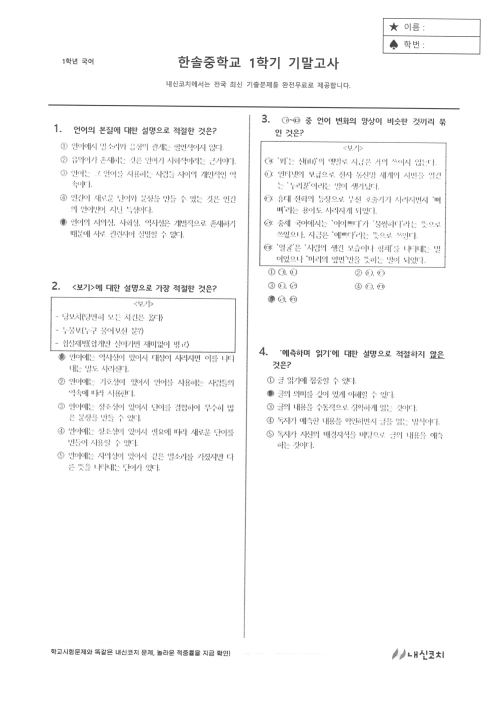
#> input picture result/0.jpg, 1000 x 1414 px (shown at 1/2 size); its folder holds 4 pictures in this run
$ python marking3.py
#> lines starting #> are read from the running program, lines starting #| are printed output that depends on the picture; after the words box and inside, x2 and y2 are one past the last pixel; in counts of white or black regions, pixels touching at a corner belong together; pictures that were not available may be replaced by others from this repository, and a replacement may not be noted
import os
import cv2
import numpy as np
from matplotlib import pyplot as plt
import random
import math
X_SIZE = 2180
#두점 사이거리(정수반환)
def distance(pt1,pt2):
    res = math.sqrt(math.pow(pt1[0] - pt2[0],2)+math.pow(pt1[1] - pt2[1],2))
    return int(round(res))
#시험지 구분
def compare_image(image1, image2):
    downscaleTo = 200

    qimg = cv2.resize(image1, dsize=(downscaleTo, int(image1.shape[0] * (downscaleTo/image1.shape[1]))), interpolation=cv2.INTER_AREA)
    timg = cv2.resize(image2, dsize=(downscaleTo, int(image2.shape[0] * (downscaleTo/image2.shape[1]))), interpolation=cv2.INTER_AREA)

    res2 = None

    sift = cv2.xfeatures2d.SIFT_create()

    kp1, des1 = sift.detectAndCompute(qimg,None)
    kp2, des2 = sift.detectAndCompute(timg,None)

    # 초깃값으로 파라미터 지정
    bf = cv2.BFMatcher()
    matches = bf.knnMatch(des1,des2,k=2)

    # ratio test 적용
    good = []

    for m,n in matches:
        if m.distance < 0.75*n.distance:
            good.append([m])

    sim_ration = len(good)/len(des1)
    return sim_ration


#마킹 위치 좌표 반환 ex)[(204, 849), (210, 1684), (1157, 1725), (1552, 1237)]
def markingLoc(testImage,name=None):
    loc = [0,0]
    testImage = cv2.blur(testImage,(3,2))
    ret, testImage = cv2.threshold(testImage, 250, 255, cv2.THRESH_BINARY_INV)
    counter = 0
    for mark in mark_templates:
        #매치 템플릿
        result1 = cv2.matchTemplate(testImage, mark, cv2.TM_CCOEFF_NORMED)
        #임계값 설정
        loc_tmp = np.where(result1 >= 0.9)
        if counter == 0:
            loc[0] = np.concatenate((loc_tmp[0],loc_tmp[0]),0)
            loc[1] = np.concatenate((loc_tmp[1],loc_tmp[1]),0)
        else:
            loc[0] = np.concatenate((loc[0],loc_tmp[0]),0)
            loc[1] = np.concatenate((loc[1],loc_tmp[1]),0)
        counter += 1

    #중복 좌표 제거
    mask = np.zeros(testImage.shape[:2], np.uint8)
    w = 50
    h = 50
    locs = []

    for pt in zip(*loc[::-1]):
        if mask[pt[1] + int(round(h/2)), pt[0] + int(round(w/2))] != 255:
            mask[pt[1]:pt[1]+h, pt[0]:pt[0]+w] = 255
            locs.append(pt)

    #매칭된 좌표값에 사각형 그리기 및 겹치는 좌표 제거하여 결과 저장
    locs.sort(key=lambda x:(x[1], x[0]))

    for pt in locs:
        cv2.rectangle(testImage,pt, (pt[0]+w, pt[1]+h), (255, 255, 255), 2)

    cv2.imwrite(f"./result/{name}.jpg",testImage)

    #좌표값 정렬 x오름 이후 y오름
    print(len(locs))
    return locs

#load test files
mark_template_path = './시험지/SampleData/mark_template'
original_path = './시험지/SampleData/MCQ/T2/Answer'
answer_path = './시험지/SampleData/MCQ/T2/Answer'
scanned_path = './시험지/SampleData/MCQ/T2/Scanned'

mark_templates = []
for f in os.listdir(mark_template_path):
    if 'jpg' in f or 'png' in f or 'bmp' in f :
        img_array = np.fromfile(mark_template_path+'\\'+f, np.uint8)
        temp = cv2.imdecode(img_array,cv2.IMREAD_GRAYSCALE)
#> temp is the input picture: shape (1414, 1000); min 51, max 255, mean 249.5
        #ret, temp = cv2.threshold(temp, 245, 255, cv2.THRESH_BINARY)
        #temp = cv2.resize(temp, dsize=(30,30), interpolation=cv2.INTER_AREA)
        mark_templates.append(temp)

original_pages = []

for f in os.listdir(original_path):
    if 'jpg' in f or 'png' in f or 'bmp' in f :
        img_array = np.fromfile(original_path+'\\'+f, np.uint8)
        temp = cv2.imdecode(img_array,cv2.IMREAD_GRAYSCALE)
        #x=2180 으로 사이즈 조절
        temp = cv2.resize(temp, dsize=(X_SIZE, int(temp.shape[0] * (X_SIZE/temp.shape[1]))), interpolation=cv2.INTER_AREA)
#> temp: shape (3082, 2180)
        original_pages.append(temp)


answer_pages = []

for f in os.listdir(answer_path):
    if 'jpg' in f or 'png' in f or 'bmp' in f :
        img_array = np.fromfile(answer_path+'\\'+f, np.uint8)
        temp = cv2.imdecode(img_array,cv2.IMREAD_GRAYSCALE)
        #x=2180 으로 사이즈 조절
        temp = cv2.resize(temp, dsize=(X_SIZE, int(temp.shape[0] * (X_SIZE/temp.shape[1]))), interpolation=cv2.INTER_AREA)
        answer_pages.append(temp)


scanned_pages = []

for f in os.listdir(scanned_path):
    if 'jpg' in f or 'png' in f or 'bmp' in f :
        img_array = np.fromfile(scanned_path+'\\'+f, np.uint8)
        temp = cv2.imdecode(img_array,cv2.IMREAD_GRAYSCALE)
        #x=2180 으로 사이즈 조절
        temp = cv2.resize(temp, dsize=(X_SIZE, int(temp.shape[0] * (X_SIZE/temp.shape[1]))), interpolation=cv2.INTER_AREA)
        scanned_pages.append(temp)

page_count = len(original_pages)
#> page_count = 1
page_label = []

for i in range(0,len(scanned_pages)):
    for j in range(0,page_count):
        sim_ratio = compare_image(original_pages[j],scanned_pages[i])
        print(sim_ratio)
        if sim_ratio >= 0.3:
            page_label.append(j)
            print(f"PROCESSING PAGE LABELING : {i+1} / {len(scanned_pages)} ({round(((i+1)/len(scanned_pages))*100)}%)",end="\r")
            break
#> this loop made 1 pass
#| 1.0
#| PROCESSING PAGE LABELING : 1 / 1 (100%)
#> pass 1, in compare_image, `qimg = cv2.resize(image1, dsize=(downscaleTo, int(image1.shape[0] * (d..`:
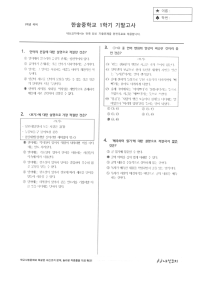
#> qimg: shape (282, 200); min 71, max 255, mean 249.5
#> after the loop, page_label = [0]

answer_loc = []
#> answer_loc = []
counter = 0
for image in answer_pages:
    answer_loc.append(markingLoc(image,str(counter)))
    counter+=1
#> this loop made 1 pass
#> (counter, w in markingLoc, h in markingLoc) on pass 1: (1, 50, 50)
#| 0
#> pass 1, in markingLoc, `ret, testImage = cv2.threshold(testImage, 250, 255, cv2.THRESH_BINARY_..`:
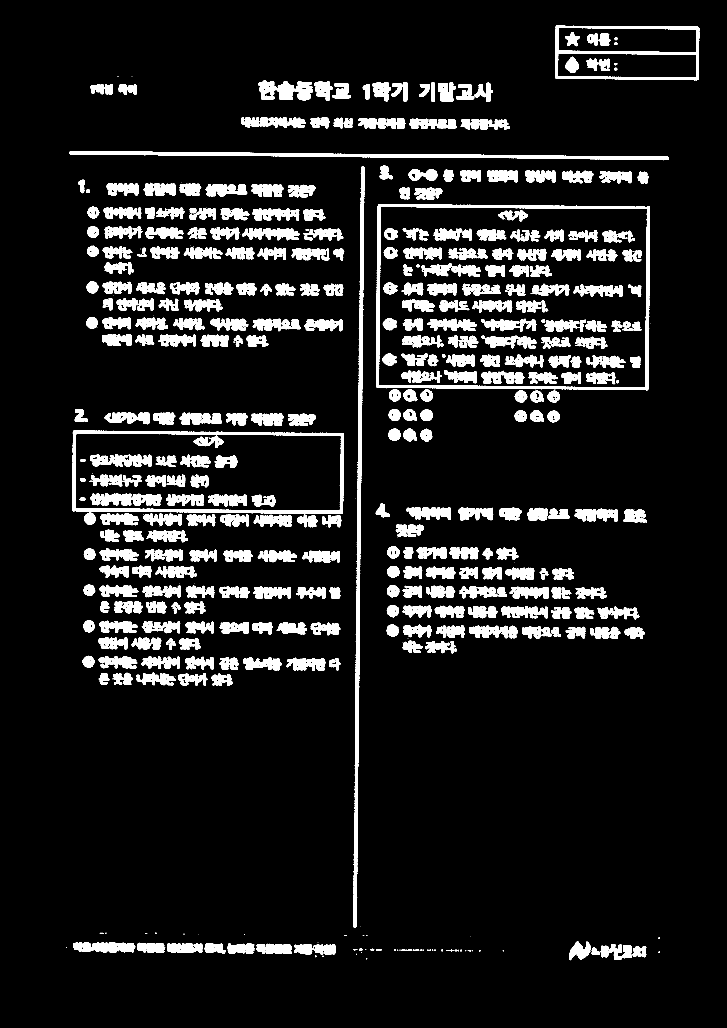
#> testImage: shape (3082, 2180) (shown at 1/3 size); 10% white; 520 white regions (91 under 20 px), largest, box (x1, y1, x2, y2) and area: (1059, 499, 1094, 2783) 23041, (1128, 612, 1950, 1171) 22402, (217, 1291, 1032, 1542) 17876
#> after the loop, answer_loc = [[]]; counter = 1

qus_num = []
for num in answer_loc:
    qus_num.append(len(num))
#> this loop made 1 pass
#> num on pass 1: []
#> after the loop, qus_num = [0]

#채점
print("starting")
scn_num = 0
for scn,page in zip(scanned_pages,page_label):
    scn_num+=1
    scn_mark_loc = markingLoc(scn,f"__{scn_num}={page+1}")
    print(scn_mark_loc)
    #정답마킹 좌표와 답안마킹 좌표 거리계산, 15미만일시 정답 취급
    if len(answer_loc[page]) == len(scn_mark_loc):
        i=1
        for num in range(0,page):
            i += qus_num[num]
            # /////////////////////////////////////////////////////////
        print(f"File #{scn_num}={page+1}p")
        for a,b in zip(answer_loc[page],scn_mark_loc):
            if distance(a, b) < 15: print(f"{i}번: 정답")
            else : print(f"{i}번: 오답")
            i += 1
    else: print(f"ERR: File #{scn_num}={page+1}p 마킹갯수가 맞지 않습니다 {len(scn_mark_loc)} of {len(answer_loc[page])}")
    print("=======================")
#> this loop made 1 pass
#> (page, scn_num, w in markingLoc, h in markingLoc) on pass 1: (0, 1, 50, 50)
#| 0
#| []
#| File #1=1p
#| =======================
#> after the loop, scn_num = 1

cv2.waitKey(0)

$ run again, on result/4.jpg
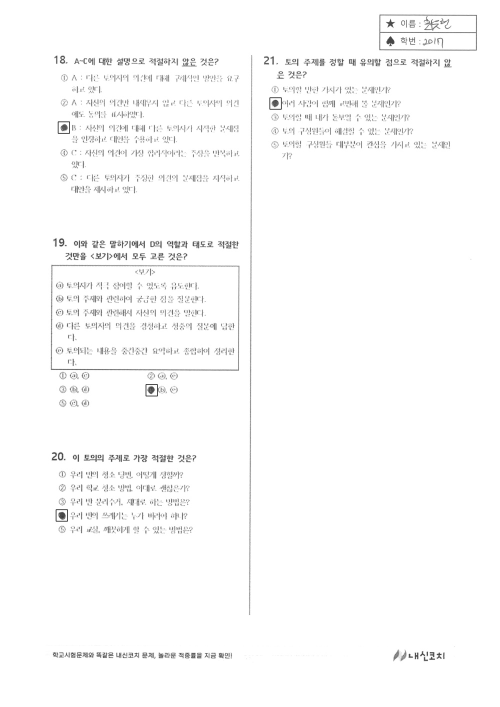
#> input picture result/4.jpg, 1000 x 1414 px (shown at 1/2 size)
#> temp is the input picture: shape (1414, 1000); min 0, max 255, mean 251
#> temp: shape (3082, 2180)
#> page_count = 1
#> the loop `for i in range(0,len(scanned_pages)):` made 1 pass
#> (printed output is left out)
#> pass 1, in compare_image, `qimg = cv2.resize(image1, dsize=(downscaleTo, int(image1.shape[0] * (d..`:
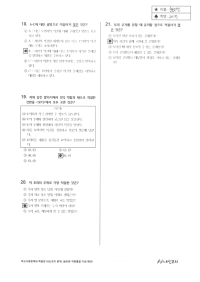
#> qimg: shape (282, 200); min 71, max 255, mean 251
#> after the loop `for i in range(0,len(scanned_pages)):`: page_label = [0]
#> `answer_loc = []`: answer_loc = []
#> the loop `for image in answer_pages:` made 1 pass
#> (counter, w in markingLoc, h in markingLoc) on pass 1: (1, 50, 50)
#> (printed output is left out)
#> pass 1, in markingLoc, `ret, testImage = cv2.threshold(testImage, 250, 255, cv2.THRESH_BINARY_..`:
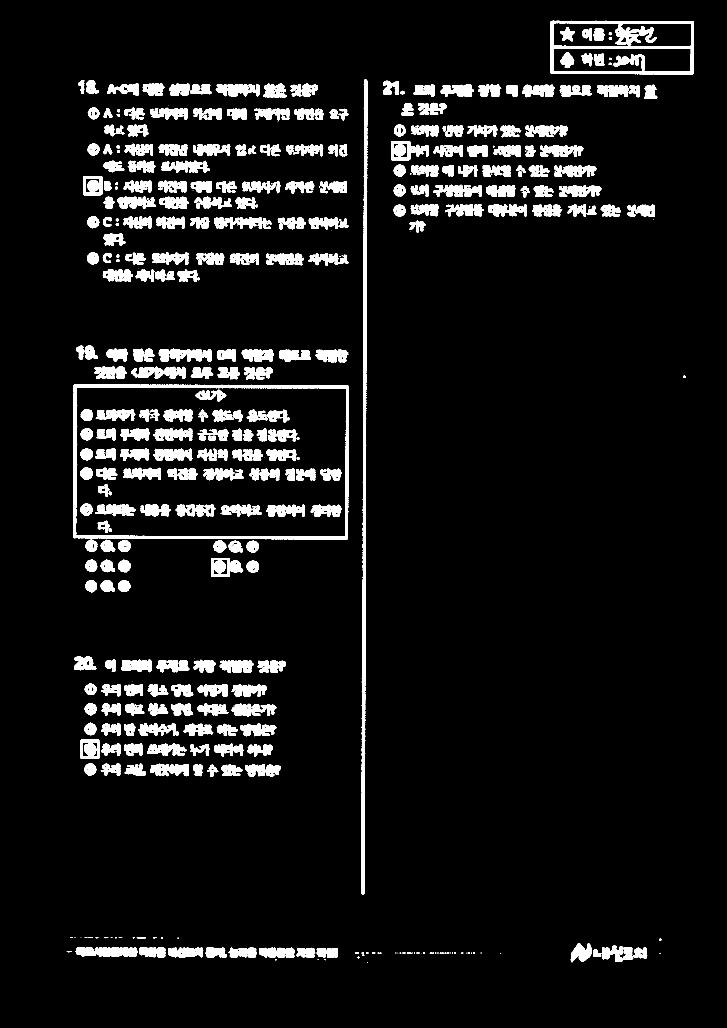
#> testImage: shape (3082, 2180) (shown at 1/3 size); 7.3% white; 468 white regions (108 under 20 px), largest, box (x1, y1, x2, y2) and area: (219, 1153, 1046, 1619) 22460, (1083, 239, 1102, 2684) 21802, (1651, 62, 2082, 223) 15796
#> after the loop `for image in answer_pages:`: answer_loc = [[]]; counter = 1
#> the loop `for num in answer_loc:` made 1 pass
#> num on pass 1: []
#> after the loop `for num in answer_loc:`: qus_num = [0]
#> the loop `for scn,page in zip(scanned_pages,page_label):` made 1 pass
#> (page, scn_num, w in markingLoc, h in markingLoc) on pass 1: (0, 1, 50, 50)
#> (printed output is left out)
#> after the loop `for scn,page in zip(scanned_pages,page_label):`: scn_num = 1

$ run again, on result/__10=1.jpg
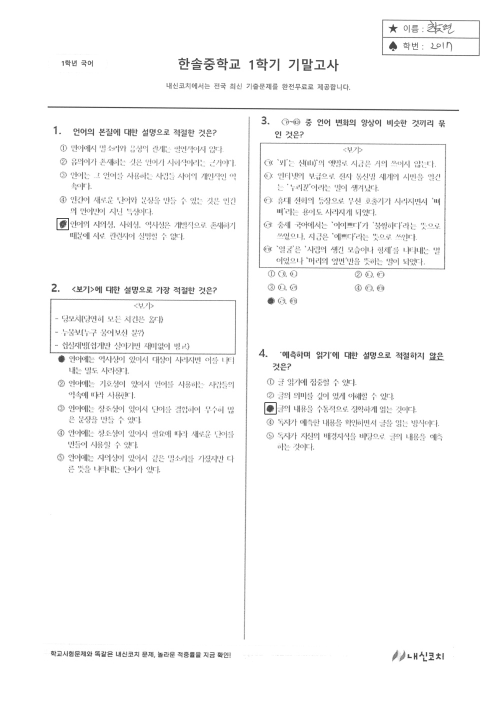
#> input picture result/__10=1.jpg, 1000 x 1414 px (shown at 1/2 size)
#> temp is the input picture: shape (1414, 1000); min 0, max 255, mean 249.1
#> temp: shape (3082, 2180)
#> page_count = 1
#> the loop `for i in range(0,len(scanned_pages)):` made 1 pass
#> (printed output is left out)
#> pass 1, in compare_image, `qimg = cv2.resize(image1, dsize=(downscaleTo, int(image1.shape[0] * (d..`:
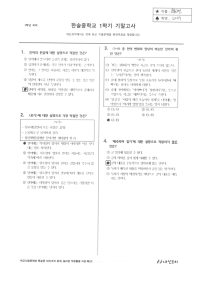
#> qimg: shape (282, 200); min 70, max 255, mean 249.1
#> after the loop `for i in range(0,len(scanned_pages)):`: page_label = [0]
#> `answer_loc = []`: answer_loc = []
#> the loop `for image in answer_pages:` made 1 pass
#> (counter, w in markingLoc, h in markingLoc) on pass 1: (1, 50, 50)
#> (printed output is left out)
#> pass 1, in markingLoc, `ret, testImage = cv2.threshold(testImage, 250, 255, cv2.THRESH_BINARY_..`:
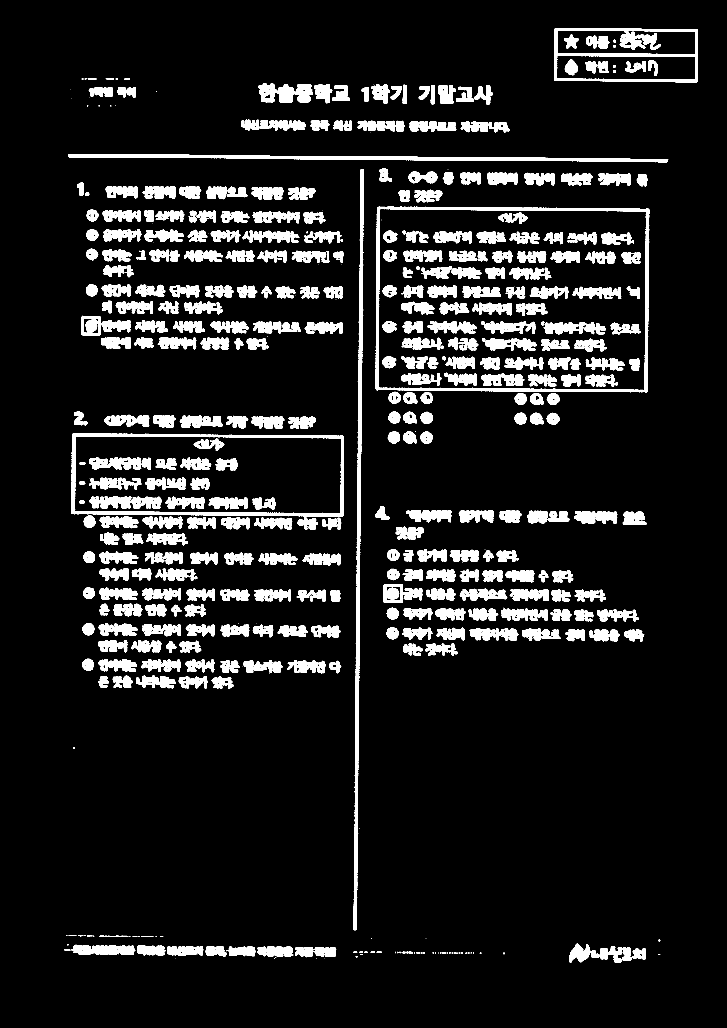
#> testImage: shape (3082, 2180) (shown at 1/3 size); 10.3% white; 535 white regions (120 under 20 px), largest, box (x1, y1, x2, y2) and area: (1126, 619, 1948, 1178) 22285, (1060, 507, 1092, 2791) 22168, (214, 1300, 1032, 1549) 18033
#> after the loop `for image in answer_pages:`: answer_loc = [[]]; counter = 1
#> the loop `for num in answer_loc:` made 1 pass
#> num on pass 1: []
#> after the loop `for num in answer_loc:`: qus_num = [0]
#> the loop `for scn,page in zip(scanned_pages,page_label):` made 1 pass
#> (page, scn_num, w in markingLoc, h in markingLoc) on pass 1: (0, 1, 50, 50)
#> (printed output is left out)
#> after the loop `for scn,page in zip(scanned_pages,page_label):`: scn_num = 1
